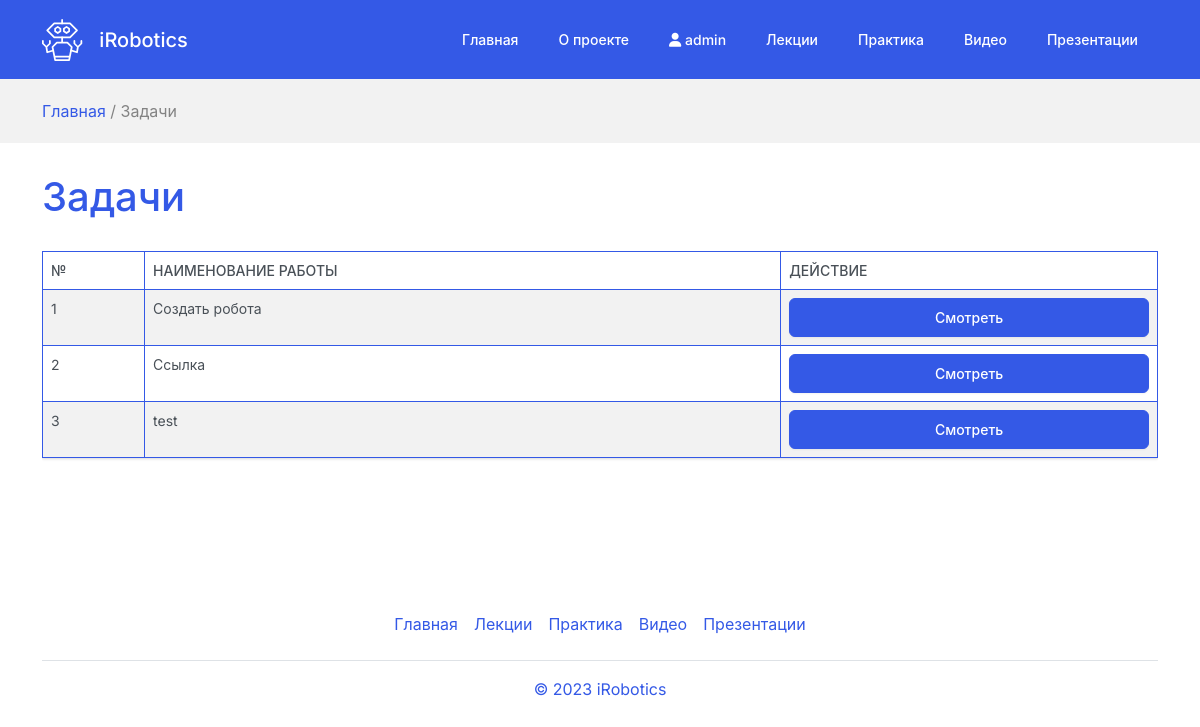
Screenshot of /homeworks/ (signed in) with the database file from the repository.
### platformApp/models.py (models this page shows, shortened)
class HomeWork(models.Model):
    title = models.CharField("Тема домашнего задания", max_length=255)
    postDate = models.DateTimeField("Дата публикации", default=datetime.now)
    content = HTMLField("Описание выполнения работы")
    class Meta:
        db_table = 'homeworks'
        verbose_name = "Домашняя работа"
        verbose_name_plural = "Домашние задания"

### platformApp/views.py (the view)
# urls.py: path('homeworks/', views.homeWorks, name='homeWorks'),
def homeWorks(request):
    homeWorks = HomeWork.objects.all()
    return render(request, "site/home-works.html", {
        'homeWorks': homeWorks
    })

### platformApp/templates/site/home-works.html (shortened to what this page needs)
{% extends '../base.html' %}
{% load static %}
{% block content %}
{% if user.is_authenticated %}
    <div class="lesson-block">
        <div class="navigator">
            <div class="container">
                <span><a href="{% url 'homePage' %}">Главная</a> / Задачи</span>
            </div>
        </div>
        <div class="container">
            <h1>Задачи</h1>
            <div class="table-responsive">
                <table class="table table-sm table-striped table-bordered border-primary">
                    <thead>
                      <tr>
                        <th>№</th>
                        <th>Наименование работы</th>
                        <th>Действие</th>
                      </tr>
                    </thead>
                    <tbody>
                    {% for homeWork in homeWorks %}
                      <tr>
                        <td>{{ forloop.counter }}</td>
                        <td>{{ homeWork.title }}</td>
                        <td>
                            <a href="{% url 'homeWorkDetail' pk=homeWork.pk %}" class="btn btn-primary w-100 d-block">Смотреть</a>
                        </td>
                      </tr>
                    {% endfor %}
                    </tbody>
                </table>
            </div>
        </div>
    </div>
{% endif %}
{% endblock %}

### platformApp/templates/base.html (shortened to what this page needs)
{% load static %}
<!DOCTYPE html>
<html lang="en">
<head>
    <link href="https://vjs.zencdn.net/7.20.3/video-js.css" rel="stylesheet" />
    <link rel="stylesheet" href="{% static './newstyle/css/style.css' %}">
    <link rel="stylesheet" href="{% static './newstyle/css/bootstrap.min.css' %}">
    <link rel="stylesheet" href="https://cdnjs.cloudflare.com/ajax/libs/font-awesome/6.2.0/css/all.min.css" />
</head>
<body>
    <header class="navbar fixed-top navbar-expand-lg navbar-dark bg-primary">
        <div class="container">
          <a class="navbar-brand" href="{% url 'homePage' %}"><img src="{% static './newstyle/img/logo.svg' %}" style="width: 42px; margin-right: 10px;" alt=""> <span style="position: relative; bottom: -2px;">iRobotics</span></a>
          <div class="collapse navbar-collapse" id="navbarColor01">
            <ul class="navbar-nav ms-auto">
              <li class="nav-item">
                <a class="nav-link" href="{% url 'homePage' %}">Главная</a>
              </li>
              <li class="nav-item">
                <a class="nav-link" href="{% url 'aboutPage' %}">О проекте</a>
              </li>
              {% if user.is_authenticated %}
              <li class="nav-item dropdown">
                <a class="nav-link " data-bs-toggle="dropdown" href="#" role="button" aria-haspopup="true" aria-expanded="false"><i class="fa-solid fa-user"></i> {{ user.username }}</a>
              </li>
              <li class="nav-item">
                <a class="nav-link" href="{% url 'lessonsPage' %}">Лекции</a>
              </li>
              <li class="nav-item">
                <a class="nav-link" href="{% url 'practiceMenu' %}">Практика</a>
              </li>
              <li class="nav-item">
                <a class="nav-link" href="{% url 'videoPage' %}">Видео</a>
              </li>
              <li class="nav-item">
                <a class="nav-link" href="{% url 'presentations' %}">Презентации</a>
              </li>
              {% endif %}
            </ul>
          </div>
        </div>
    </header>
    {% block content %}
    {% endblock %}
    <footer class="py-3 my-4">
        <div class="container">
            <ul class="nav justify-content-center border-bottom pb-3 mb-3">
                <li class="nav-item"><a href="{% url 'homePage' %}" class="nav-link px-2 text-primary">Главная</a></li>
                {% if user.is_authenticated %}
                <li class="nav-item"><a href="{% url 'lessonsPage' %}" class="nav-link px-2 text-primary">Лекции</a></li>
                <li class="nav-item"><a href="{% url 'practiceMenu' %}" class="nav-link px-2 text-primary">Практика</a></li>
                <li class="nav-item"><a href="{% url 'videoPage' %}" class="nav-link px-2 text-primary">Видео</a></li>
                <li class="nav-item"><a href="{% url 'presentations' %}" class="nav-link px-2 text-primary">Презентации</a></li>
                {% else %}
                <li class="nav-item"><a href="{% url 'signUp' %}" class="nav-link px-2 text-primary">Регистрация</a></li>
                <li class="nav-item"><a href="{% url 'logIn' %}" class="nav-link px-2 text-primary">Вход</a></li>
                {% endif %}
            </ul>
            <p class="text-center text-primary">© 2023 iRobotics</p>
        </div>
    </footer>
</body>
</html>

### platformApp/static/newstyle/css/style.css (style rules this page uses)
.navigator { background-color: #f2f2f2; padding: 20px 0; margin-bottom: 30px; }
.navigator a { text-decoration: none; }
.navigator span { cursor: not-allowed; color: #838383; }
.lesson-block { padding: 79px 0px 90px 0px; }
.lesson-block h1 { color: #3459E6; margin-bottom: 30px; }

### rows the page displays
HomeWork: title "Создать робота"
HomeWork: title "Ссылка"
HomeWork: title "test"

### other values shown
{{ user.username }} "admin"
